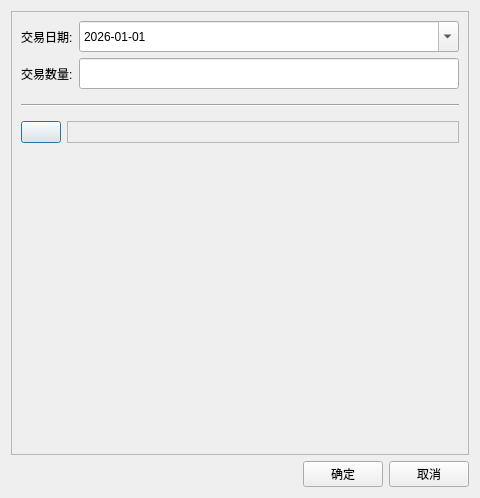
<?xml version="1.0" encoding="UTF-8"?>
<ui version="4.0">
 <class>TradeFundDialog</class>
 <widget class="QDialog" name="TradeFundDialog">
  <property name="geometry">
   <rect>
    <x>0</x>
    <y>0</y>
    <width>480</width>
    <height>498</height>
   </rect>
  </property>
  <property name="windowTitle">
   <string>基金操作</string>
  </property>
  <layout class="QVBoxLayout" name="verticalLayout_2">
   <item>
    <widget class="QFrame" name="frame">
     <property name="frameShape">
      <enum>QFrame::Shape::StyledPanel</enum>
     </property>
     <property name="frameShadow">
      <enum>QFrame::Shadow::Raised</enum>
     </property>
     <layout class="QVBoxLayout" name="verticalLayout">
      <item>
       <layout class="QHBoxLayout" name="horizontalLayout_3">
        <item>
         <widget class="QLabel" name="dateLabel">
          <property name="sizePolicy">
           <sizepolicy hsizetype="Preferred" vsizetype="Preferred">
            <horstretch>0</horstretch>
            <verstretch>0</verstretch>
           </sizepolicy>
          </property>
          <property name="minimumSize">
           <size>
            <width>51</width>
            <height>0</height>
           </size>
          </property>
          <property name="text">
           <string>交易日期:</string>
          </property>
         </widget>
        </item>
        <item>
         <widget class="QDateEdit" name="dateEdit">
          <property name="sizePolicy">
           <sizepolicy hsizetype="Expanding" vsizetype="Preferred">
            <horstretch>0</horstretch>
            <verstretch>0</verstretch>
           </sizepolicy>
          </property>
          <property name="styleSheet">
           <string notr="true">height:25px;padding: 0px 15px 0px 0px;</string>
          </property>
          <property name="frame">
           <bool>true</bool>
          </property>
          <property name="buttonSymbols">
           <enum>QAbstractSpinBox::ButtonSymbols::UpDownArrows</enum>
          </property>
          <property name="currentSection">
           <enum>QDateTimeEdit::Section::YearSection</enum>
          </property>
          <property name="displayFormat">
           <string>yyyy-MM-dd</string>
          </property>
          <property name="calendarPopup">
           <bool>true</bool>
          </property>
          <property name="date">
           <date>
            <year>2026</year>
            <month>1</month>
            <day>1</day>
           </date>
          </property>
         </widget>
        </item>
       </layout>
      </item>
      <item>
       <layout class="QHBoxLayout" name="horizontalLayout_6">
        <item>
         <widget class="QLabel" name="amountLabel">
          <property name="sizePolicy">
           <sizepolicy hsizetype="Preferred" vsizetype="Preferred">
            <horstretch>0</horstretch>
            <verstretch>0</verstretch>
           </sizepolicy>
          </property>
          <property name="minimumSize">
           <size>
            <width>51</width>
            <height>0</height>
           </size>
          </property>
          <property name="text">
           <string>交易数量:</string>
          </property>
         </widget>
        </item>
        <item>
         <widget class="QLineEdit" name="amountEdit">
          <property name="sizePolicy">
           <sizepolicy hsizetype="Expanding" vsizetype="Preferred">
            <horstretch>0</horstretch>
            <verstretch>0</verstretch>
           </sizepolicy>
          </property>
          <property name="styleSheet">
           <string notr="true">height:25px;</string>
          </property>
          <property name="frame">
           <bool>true</bool>
          </property>
         </widget>
        </item>
       </layout>
      </item>
      <item>
       <widget class="Line" name="line">
        <property name="minimumSize">
         <size>
          <width>0</width>
          <height>20</height>
         </size>
        </property>
        <property name="orientation">
         <enum>Qt::Orientation::Horizontal</enum>
        </property>
       </widget>
      </item>
      <item>
       <layout class="QHBoxLayout" name="horizontalLayout_2">
        <item>
         <widget class="QPushButton" name="estimateButton">
          <property name="sizePolicy">
           <sizepolicy hsizetype="Fixed" vsizetype="Preferred">
            <horstretch>0</horstretch>
            <verstretch>0</verstretch>
           </sizepolicy>
          </property>
          <property name="minimumSize">
           <size>
            <width>0</width>
            <height>0</height>
           </size>
          </property>
          <property name="baseSize">
           <size>
            <width>0</width>
            <height>0</height>
           </size>
          </property>
          <property name="text">
           <string/>
          </property>
          <property name="icon">
           <iconset theme="QIcon::ThemeIcon::MediaPlaylistShuffle"/>
          </property>
         </widget>
        </item>
        <item>
         <widget class="QLabel" name="estimateLabel">
          <property name="sizePolicy">
           <sizepolicy hsizetype="Expanding" vsizetype="Preferred">
            <horstretch>0</horstretch>
            <verstretch>0</verstretch>
           </sizepolicy>
          </property>
          <property name="frameShape">
           <enum>QFrame::Shape::StyledPanel</enum>
          </property>
          <property name="text">
           <string/>
          </property>
         </widget>
        </item>
       </layout>
      </item>
      <item>
       <spacer name="verticalSpacer">
        <property name="orientation">
         <enum>Qt::Orientation::Vertical</enum>
        </property>
        <property name="sizeHint" stdset="0">
         <size>
          <width>20</width>
          <height>272</height>
         </size>
        </property>
       </spacer>
      </item>
     </layout>
    </widget>
   </item>
   <item>
    <layout class="QHBoxLayout" name="horizontalLayout">
     <item>
      <spacer name="horizontalSpacer">
       <property name="orientation">
        <enum>Qt::Orientation::Horizontal</enum>
       </property>
       <property name="sizeHint" stdset="0">
        <size>
         <width>40</width>
         <height>20</height>
        </size>
       </property>
      </spacer>
     </item>
     <item>
      <widget class="QPushButton" name="okButton">
       <property name="text">
        <string>确定</string>
       </property>
      </widget>
     </item>
     <item>
      <widget class="QPushButton" name="cancelButton">
       <property name="text">
        <string>取消</string>
       </property>
      </widget>
     </item>
    </layout>
   </item>
  </layout>
 </widget>
 <resources/>
 <connections>
  <connection>
   <sender>amountEdit</sender>
   <signal>editingFinished()</signal>
   <receiver>TradeFundDialog</receiver>
   <slot>onAmountEditingFinished()</slot>
   <hints>
    <hint type="sourcelabel">
     <x>269</x>
     <y>60</y>
    </hint>
    <hint type="destinationlabel">
     <x>507</x>
     <y>180</y>
    </hint>
   </hints>
  </connection>
  <connection>
   <sender>estimateButton</sender>
   <signal>clicked()</signal>
   <receiver>TradeFundDialog</receiver>
   <slot>onEstimateButtonClicked()</slot>
   <hints>
    <hint type="sourcelabel">
     <x>33</x>
     <y>115</y>
    </hint>
    <hint type="destinationlabel">
     <x>573</x>
     <y>215</y>
    </hint>
   </hints>
  </connection>
  <connection>
   <sender>okButton</sender>
   <signal>clicked()</signal>
   <receiver>TradeFundDialog</receiver>
   <slot>accept()</slot>
   <hints>
    <hint type="sourcelabel">
     <x>356</x>
     <y>475</y>
    </hint>
    <hint type="destinationlabel">
     <x>599</x>
     <y>703</y>
    </hint>
   </hints>
  </connection>
  <connection>
   <sender>cancelButton</sender>
   <signal>clicked()</signal>
   <receiver>TradeFundDialog</receiver>
   <slot>reject()</slot>
   <hints>
    <hint type="sourcelabel">
     <x>437</x>
     <y>476</y>
    </hint>
    <hint type="destinationlabel">
     <x>618</x>
     <y>644</y>
    </hint>
   </hints>
  </connection>
 </connections>
 <slots>
  <slot>onDateChanged(QDate)</slot>
  <slot>onAmountEditingFinished()</slot>
  <slot>onEstimateButtonClicked()</slot>
 </slots>
</ui>
